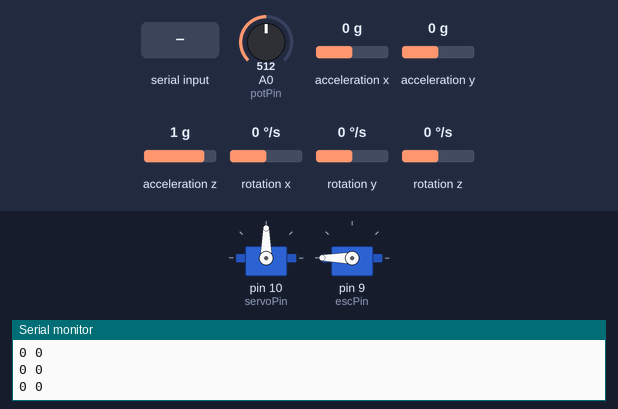
Recording of a sketch running on a simulated Arduino Uno, built with avr-gcc and run on an emulated ATmega328P. Shown: 2 × servo, the last lines printed to the serial monitor. The inputs (shaded band) are chosen by the test bench; at power-on: A0 (potPin) = 512, acceleration x 0 g, acceleration y 0 g, acceleration z 1 g, rotation x 0 °/s, rotation y 0 °/s, rotation z 0 °/s.

Above: at 4.2 s.
4.3 s: "i" received over Serial
At 5.1 s:
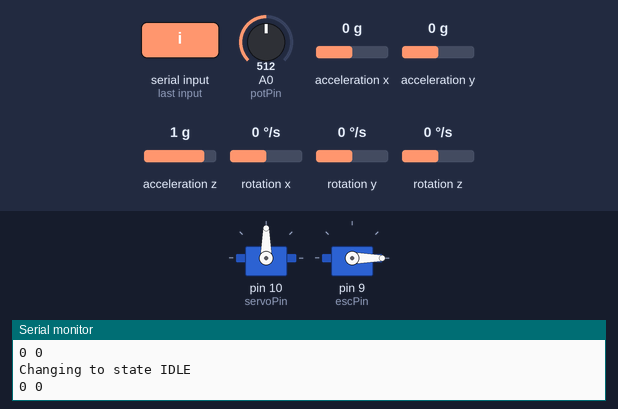
5.8 s: "r" received over Serial
At 6.1 s:
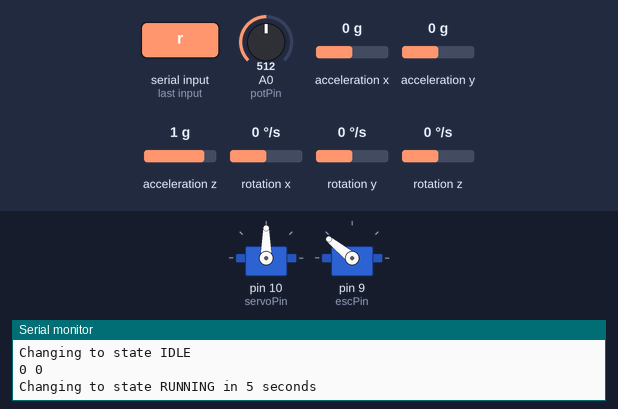
Timing chart, 0 to 8.8 s (numbered marks = the images above; inputs shaded):
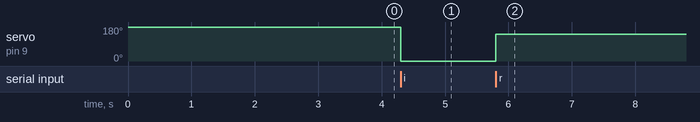

The sketch:

bike-proj.ino
```cpp
#include <MPU6050_tockn.h>
#include <Servo.h>

MPU6050 mpu(Wire);

// Configuration
const int potPin = A0;
const int escPin = 9;
const int servoPin = 10;

const int escRpm = 2000;

Servo esc;
Servo servo;

// State variables
int pot;
float voltage;
int bikeAngle;
int diskAngle;

// Control Variables
int diskAngleRef;

// State Machine variables
typedef enum {
  IDLE,
  RUNNING,
} State;

State state = RUNNING;

void setup() {
  Serial.begin(115200);

  servo.attach(servoPin);
  esc.attach(escPin, 0, escRpm);
  esc.writeMicroseconds(5000);

  Wire.begin();
  mpu.begin();
  mpu.calcGyroOffsets(true);

  Serial.println("\nProgram started...");
}

void loop() {
  char cmd = 0;
  if (Serial.available() > 0)
    cmd = Serial.read();

  switch (state) {
    case IDLE:
      if (cmd == 'r') {
        state = RUNNING;
        esc.writeMicroseconds(escRpm);
        Serial.println("Changing to state RUNNING in 5 seconds");
        delay(5000);
      }

      break;
    case RUNNING:
      if (cmd == 'i') {
        state = IDLE;
        esc.writeMicroseconds(0);
        Serial.println("Changing to state IDLE");
      }
      input();

      control();

      output();
      break;
  }
}

void input() {
  // Disk Angle
  pot = analogRead(potPin);
  voltage = pot * (5.0 / 1023.0) - 2.29;
  diskAngle = voltage * 1;

  // Bike Angle
  mpu.update();
  bikeAngle = mpu.getAngleX();
}

void control() {
  // Write control logic
  diskAngleRef = 90;
}

void output() {
  servo.write(diskAngleRef);

  Serial.print(bikeAngle);
  Serial.print(" ");
  Serial.println(diskAngle);
}
```

Measured:
- after the input at 4.3 s, servo on pin 9 (escPin): 180° → 0° at once
- after the input at 5.8 s, servo on pin 9 (escPin): 0° → 141° at once
